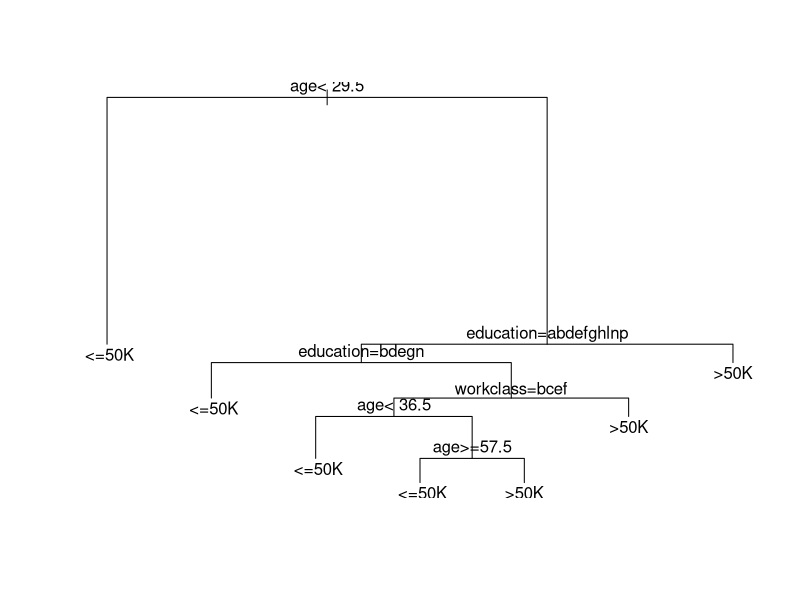
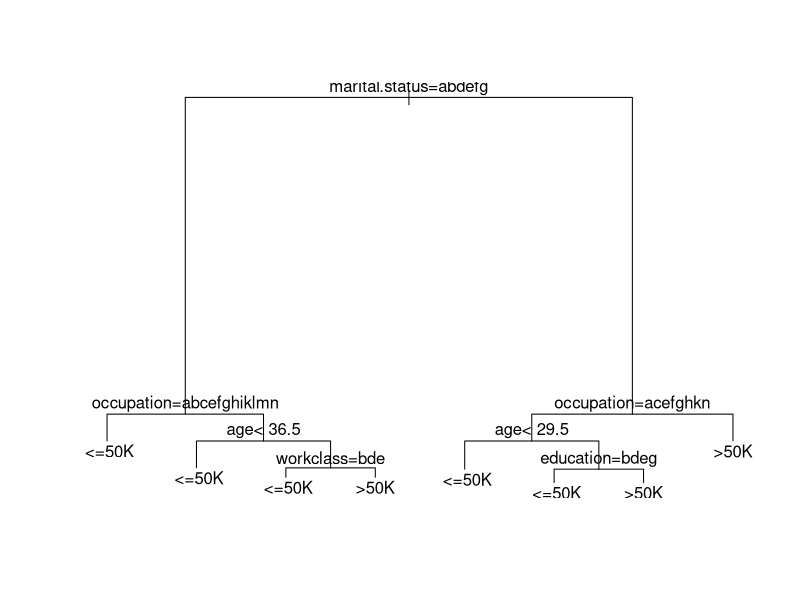
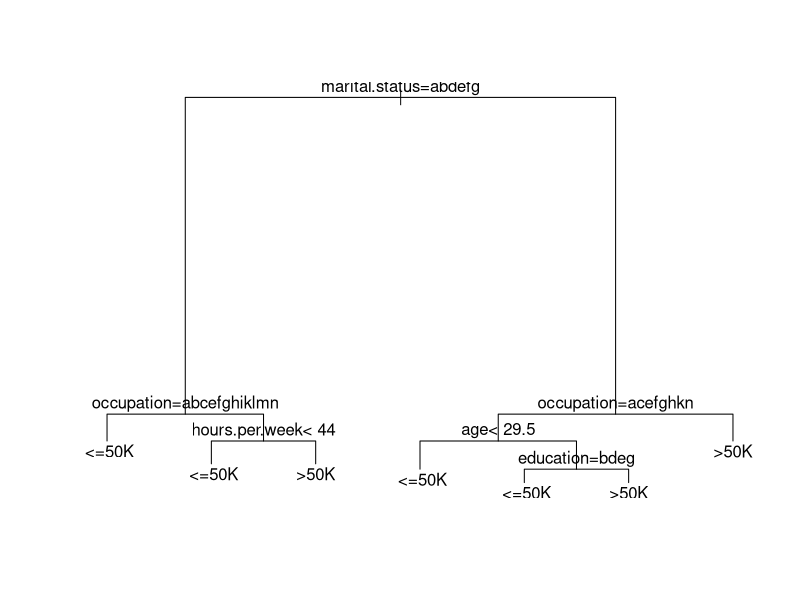
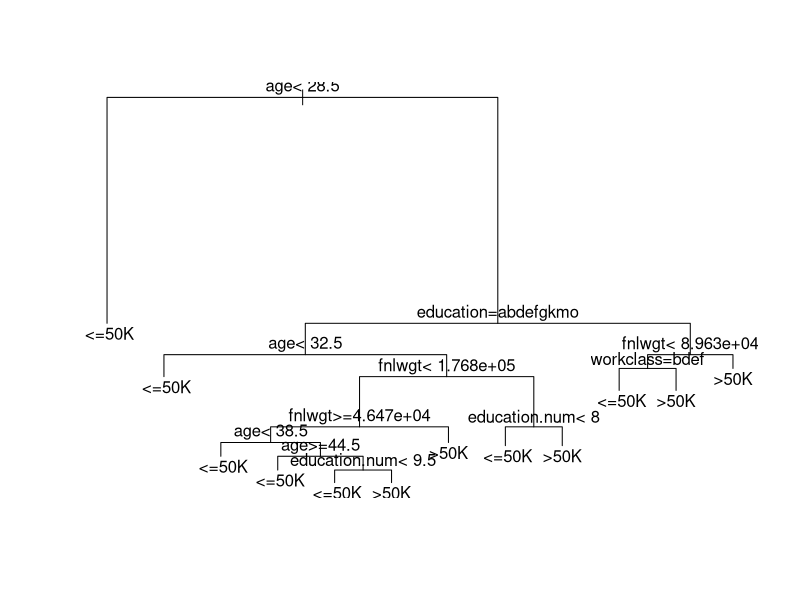
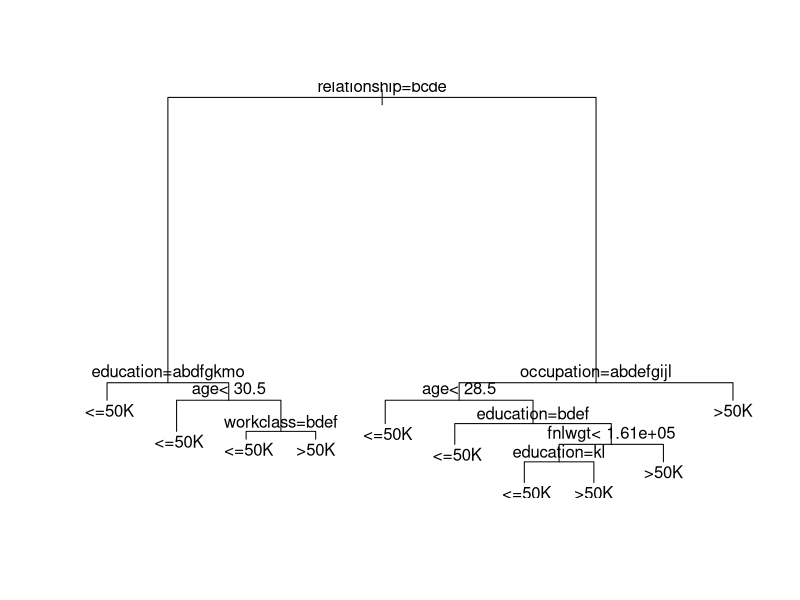
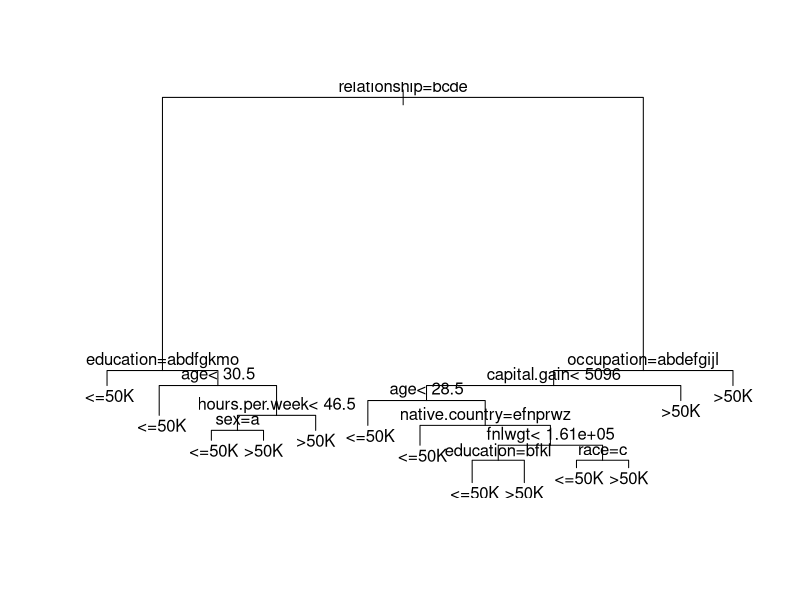

Reproduce these figures in R, in order. (Note: this script raises an error after producing the figures.)
setwd("/Users/tuo/Desktop/cpsc340/assignment2")
getwd()
library(rpart)
library(tm)
library(caret)
library(SnowballC)

data.train <- read.table("2014CensusTraining.csv",sep=",",header=T)

F5 <- rpart(class ~ age  + workclass + fnlwgt + education + education.num, data.train)
print(F5)
plot(F5)
text(F5)
F10 <- rpart(class ~ age  + workclass + fnlwgt + education + education.num + marital.status + occupation + relationship + race + sex, data.train)
print(F10)
plot(F10)
text(F10)
F14 <- rpart(class ~ age  + workclass + fnlwgt + education + education.num + marital.status + occupation + relationship + race + sex + capital.gain + capital.loss + hours.per.week + native.country, data.train)
print(F14)
plot(F14)
text(F14)

data.half <- read.table("2014HalfCensusTraining.csv",sep=",",header=T)

H5 <- rpart(class ~ age  + workclass + fnlwgt + education + education.num, data.half)
print(H5)
plot(H5)
text(H5)
H10 <- rpart(class ~ age  + workclass + fnlwgt + education + education.num + marital.status + occupation + relationship + race + sex, data.half)
print(H10)
plot(H10)
text(H10)
H14 <- rpart(class ~ age  + workclass + fnlwgt + education + education.num + marital.status + occupation + relationship + race + sex + capital.gain + capital.loss + hours.per.week + native.country, data.half)
print(H14)
plot(H14)
text(H14)

#############
data.test <- read.table("2014NewCensusTest.csv",sep=",",header=T)

predF5 <- predict(F5,data.test,type="class")
sensitivity(predF5, data.test$class)
specificity(predF5, data.test$class)
accuracy(predF5)

predF10 <- predict(F10,data.test,type="class")
sensitivity(predF10, data.test$class)
specificity(predF10, data.test$class)
accuracy(predF10)


predF14 <- predict(F14,data.test,type="class")
sensitivity(predF14, data.test$class)
specificity(predF14, data.test$class)
accuracy(predF14)


predH5 <- predict(H5,data.test,type="class")
sensitivity(predH5, data.test$class)
specificity(predH5, data.test$class)
accuracy(predH5)



predH10 <- predict(H10,data.test,type="class")
sensitivity(predH10, data.test$class)
specificity(predH10, data.test$class)
accuracy(predH10)



predH14 <- predict(H14,data.test,type="class")
sensitivity(predH14, data.test$class)
specificity(predH14, data.test$class)
accuracy(predH14)


accuracy = function (a) {
  a = table(a,data.test$class)
  rownames(a) <- c('r1', 'r2')
  colnames(a) <- c('c1', 'c2')
  tp = a['r1','c1']
  tn = a['r2','c2']
  return((tp+tn)/sum(a))
}
